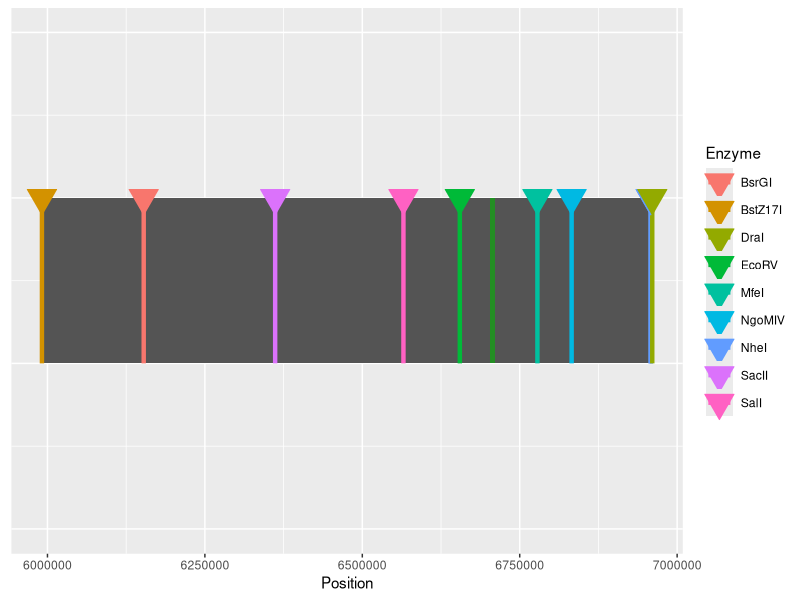

Here is the R script that generated this plot: (Note: this script raises an error after producing the figure.)
require(ggplot2)
setwd(cwd)
print(file.exists("cutsiteslist.csv"))
print(file.exists("positionlist.csv"))
cutsites = read.csv("cutsiteslist.csv")
positions = read.csv("positionlist.csv")
start = min(positions[,1])
sto = max(positions[,1])
for (i in seq(1,length(cutsites$Position))){
  cutsites$Position[i] = as.numeric(as.character(cutsites$Position[i]))
}
plot = ggplot() + geom_rect(data = cutsites, mapping = aes(xmin = min(Position), xmax = max(Position), ymin = 0, ymax = 1), fill = "#545454") + geom_rect(mapping = aes(xmin = start, xmax = sto, ymin = 0, ymax = 1), fill = "#238E23") + ylim(c(-1,2)) + geom_segment(data = cutsites, aes(x = Position, y = 0, xend = Position, yend = 1, col = Enzyme), size = 1.5) + geom_point(data = cutsites, aes(x = Position, y = 1, fill = Enzyme, col = Enzyme),  size = 7, shape = 25) + theme(axis.ticks.y = element_blank(), axis.title.y = element_blank(), axis.text.y =  element_blank())  
ggsave(filename = filename, plot = plot, width = 246.327083333, height = 137.31875, units = "mm")